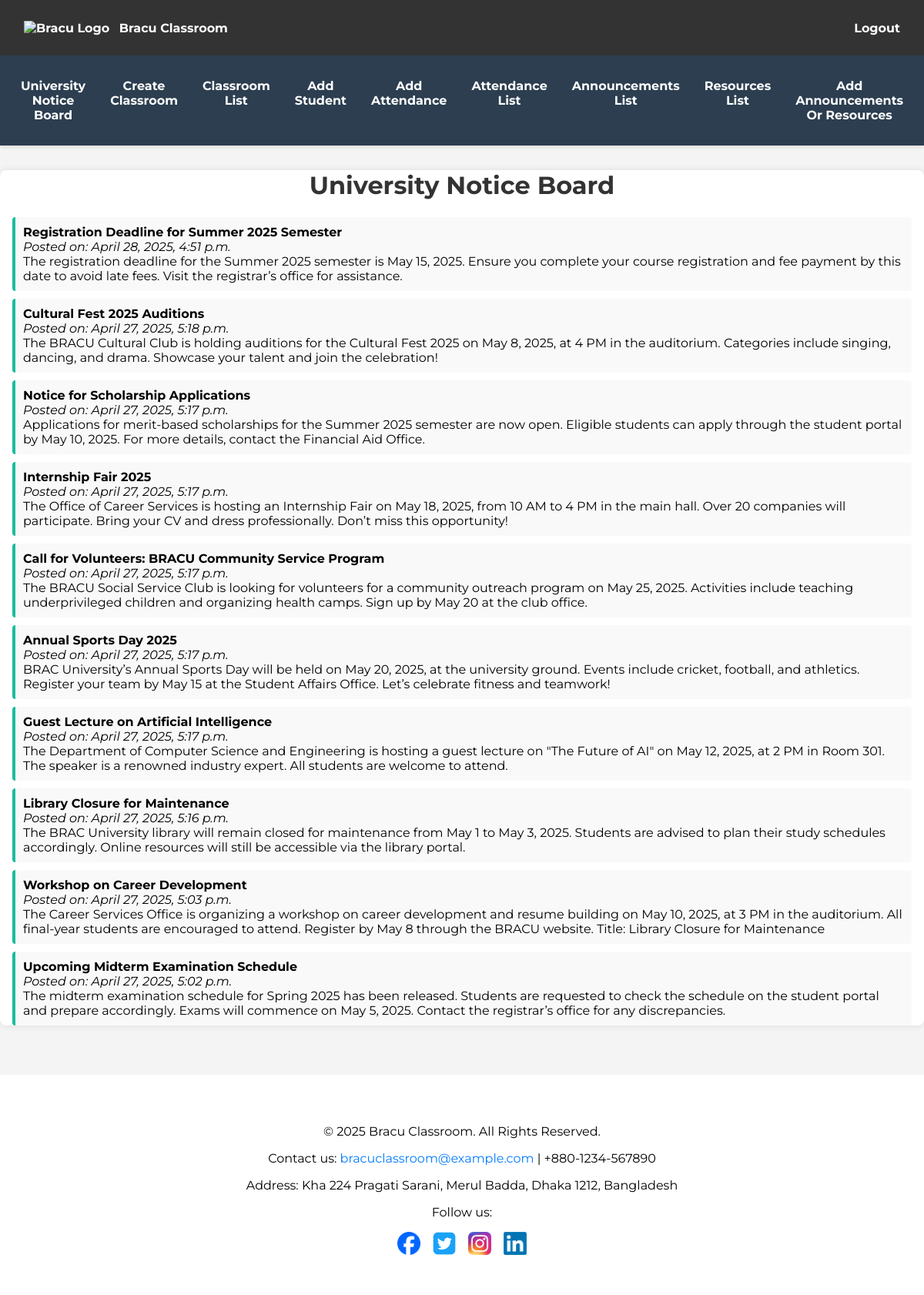
Screenshot of /faculty_dashboard/uni_notice_board/ (signed in) with the database file from the repository.
### app1/models.py (models this page shows, shortened)
class Notices(models.Model):
    notice_id = models.AutoField(primary_key=True)  # Primary Key, Auto-incremented Integer
    admin_id = models.ForeignKey(All_Users, on_delete=models.CASCADE)
    title = models.CharField(max_length=255)
    content = models.TextField()
    posted_at = models.DateTimeField(auto_now_add=True)  # Timestamp for when the notice was posted

### app1/views.py (the view)
# urls.py: path('faculty_dashboard/uni_notice_board/', views.uni_notice_board, name='uni_notice_board'),
@login_required
def uni_notice_board(request):
    if request.user.role != 'faculty':
        messages.error(request, 'You do not have permission to access this page.')
        return redirect('faculty_dashboard')
    notices = Notices.objects.all().order_by('-posted_at')
    return render(request, 'faculty/uni_notice_board.html', {'notices': notices})

### app1/templates/faculty/uni_notice_board.html (shortened to what this page needs)
{% extends 'base_faculty.html' %}
{% block content %}
<div class="">
    <h1>University Notice Board</h1>
    {% if notices %}
        <ul class="notice-list">
            {% for notice in notices %}
                <li>
                    <strong>{{ notice.title }}</strong><br>
                    <em>Posted on: {{ notice.posted_at }}</em><br>
                    {{ notice.content }}<br>
                </li>
            {% endfor %}
        </ul>
    {% else %}
        <p class="no-notices">No notices available.</p>
    {% endif %}
</div>
{% endblock %}

### static/css/styles.css (style rules this page uses)
body { font-family: 'Montserrat', sans-serif; margin: 0; padding: 0; background-color: #f4f4f4; }
h1, h2, h3 { text-align: center; color: #333; }
.classroom-list, .announcement-list, .resource-list, .deadline-list, .notice-list { margin: 20px 0; padding: 0; list-style: none; }
.classroom-list li, .announcement-list li, .resource-list li, .deadline-list li, .notice-list li { background-color: #f9f9f9; padding: 10px; margin-bottom: 10px; border-radius: 4px; border-left: 4px solid #1abc9c; }

### rows the page displays
Notices: title "Registration Deadline for Summer 2025 Semester", posted_at "April 28, 2025, 4:51 p.m.", content "The registration deadline for the Summer 2025 semester is May 15, 2025. Ensure you complete your course registration and fee payment by this date to avoid late fees. Visit the registrar’s office for assistance."
Notices: title "Cultural Fest 2025 Auditions", posted_at "April 27, 2025, 5:18 p.m.", content "The BRACU Cultural Club is holding auditions for the Cultural Fest 2025 on May 8, 2025, at 4 PM in the auditorium. Categories include singing, dancing, and drama. Showcase your talent and join the celebration!"
Notices: title "Notice for Scholarship Applications", posted_at "April 27, 2025, 5:17 p.m.", content "Applications for merit-based scholarships for the Summer 2025 semester are now open. Eligible students can apply through the student portal by May 10, 2025. For more details, contact the Financial Aid Office."
Notices: title "Internship Fair 2025", posted_at "April 27, 2025, 5:17 p.m.", content "The Office of Career Services is hosting an Internship Fair on May 18, 2025, from 10 AM to 4 PM in the main hall. Over 20 companies will participate. Bring your CV and dress professionally. Don’t miss this opportunity!"
Notices: title "Call for Volunteers: BRACU Community Service Program", posted_at "April 27, 2025, 5:17 p.m.", content "The BRACU Social Service Club is looking for volunteers for a community outreach program on May 25, 2025. Activities include teaching underprivileged children and organizing health camps. Sign up by May 20 at the club office."
Notices: title "Annual Sports Day 2025", posted_at "April 27, 2025, 5:17 p.m.", content "BRAC University’s Annual Sports Day will be held on May 20, 2025, at the university ground. Events include cricket, football, and athletics. Register your team by May 15 at the Student Affairs Office. Let’s celebrate fitness and teamwork!"
Notices: title "Guest Lecture on Artificial Intelligence", posted_at "April 27, 2025, 5:17 p.m.", content "The Department of Computer Science and Engineering is hosting a guest lecture on \"The Future of AI\" on May 12, 2025, at 2 PM in Room 301. The speaker is a renowned industry expert. All students are welcome to attend."
Notices: title "Library Closure for Maintenance", posted_at "April 27, 2025, 5:16 p.m.", content "The BRAC University library will remain closed for maintenance from May 1 to May 3, 2025. Students are advised to plan their study schedules accordingly. Online resources will still be accessible via the library portal."
Notices: title "Workshop on Career Development", posted_at "April 27, 2025, 5:03 p.m.", content "The Career Services Office is organizing a workshop on career development and resume building on May 10, 2025, at 3 PM in the auditorium. All final-year students are encouraged to attend. Register by May 8 through the BRACU website. Title: Library Closure for Maintenance"
Notices: title "Upcoming Midterm Examination Schedule", posted_at "April 27, 2025, 5:02 p.m.", content "The midterm examination schedule for Spring 2025 has been released. Students are requested to check the schedule on the student portal and prepare accordingly. Exams will commence on May 5, 2025. Contact the registrar’s office for any discrepancies."
